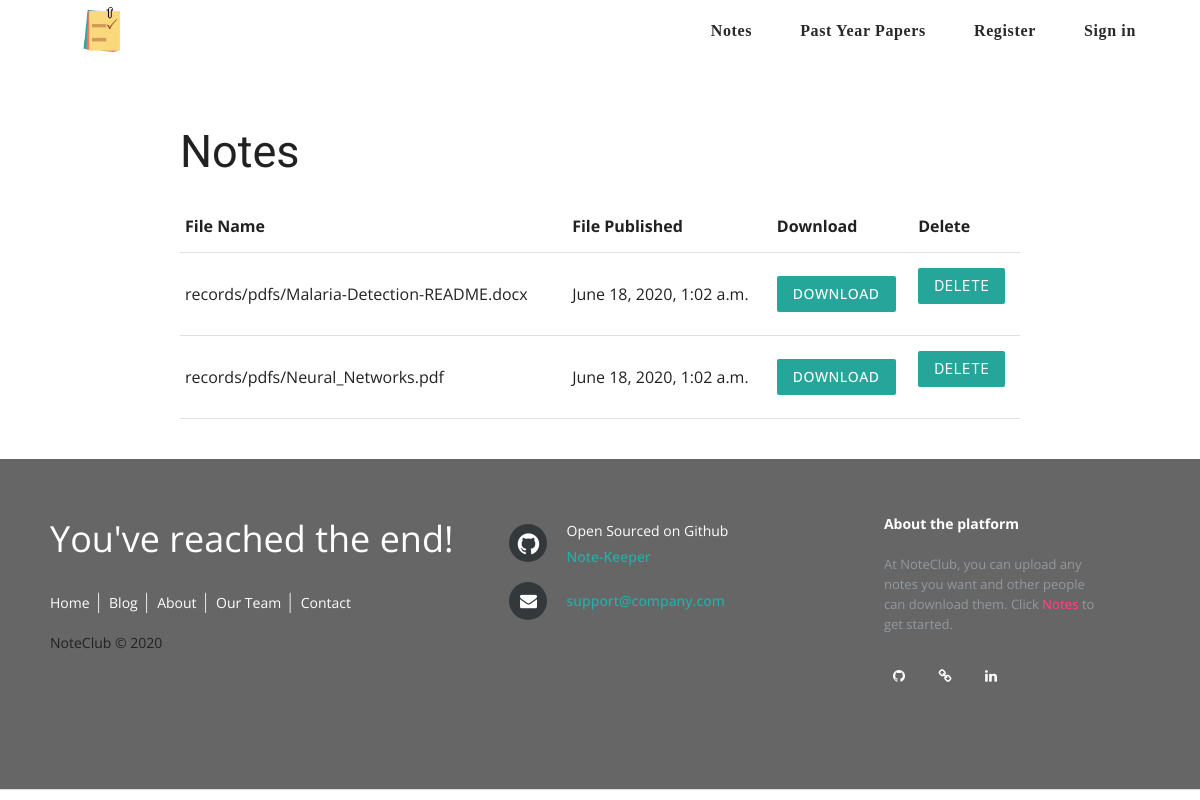
Page /notes/bt1-maths/notes-list/ on the committed database.
### main/models.py (models this page shows)
class Notes(models.Model):
	file_published = models.DateTimeField("date published", default = datetime.now())
	file_pdf = models.FileField(upload_to = '')
	sub_slug = models.CharField(max_length = 120)

### main/views.py (the view)
# urls.py: path('notes/<slug:slug>/notes-list/', views.notes_list, name = "notes_list"),
def notes_list(request, slug):
	slugs = {}
	slugs['slug'] = slug
	return render(request = request,
				  template_name = "main/notes_list.html",
				  context = {"notes": Notes.objects.all, "slugs": slugs})

### main/templates/main/notes_list.html (shortened to what this page needs)
{% extends 'main/header.html' %}
    {% block content %}
        <div class = "container">
            <h2>Notes</h2>
        </div>
        <div class = "container">
            <table class = "table">
                <thead>
                    <tr>
                        <th>File Name</th>
                        <th>File Published</th>
                        <th>Download</th>
                        <th>Delete</th>
                    </tr>
                </thead>
                <tbody>
                    {% for note in notes %}
                        {% if note.sub_slug == slugs.slug %}
                            <tr>
                                <td>{{ note.file_pdf.name }}</td>
                                <td>{{ note.file_published }}</td>
                                <td>
                                    <a href = "{{ note.file_pdf.url }}" class = "btn" target = "_blank">Download</a>
                                </td>
                                <td>
                                    <form method="post" action = "{% url 'main:delete_notes' slugs.slug note.pk %}">
                                        <button type = "submit" class = "btn">Delete</button>
                                    </form>
                                </td>
                            </tr>
                        {% endif %}
                    {% endfor %}
                </tbody>
            </table>
        </div>
    {% endblock %}

### main/static/main/css/footer.css (style rules this page uses)
* { font-family: Open Sans; }

### rows in the picture
Notes: file_pdf.name "records/pdfs/Malaria-Detection-README.docx", file_published "June 18, 2020, 1:02 a.m."
Notes: file_pdf.name "records/pdfs/Neural_Networks.pdf", file_published "June 18, 2020, 1:02 a.m."
